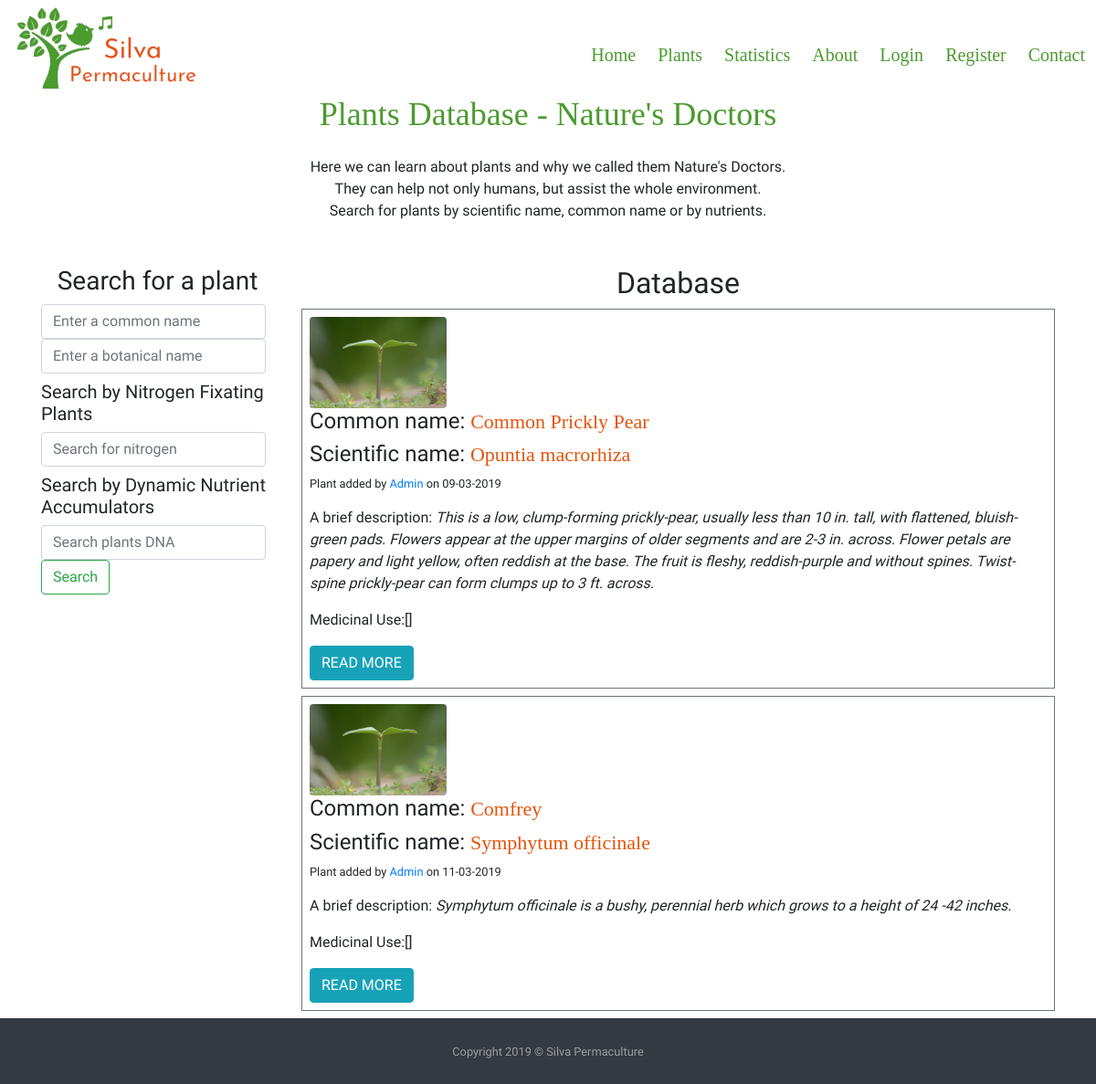
/plants, run on an earlier commit of the app's database.
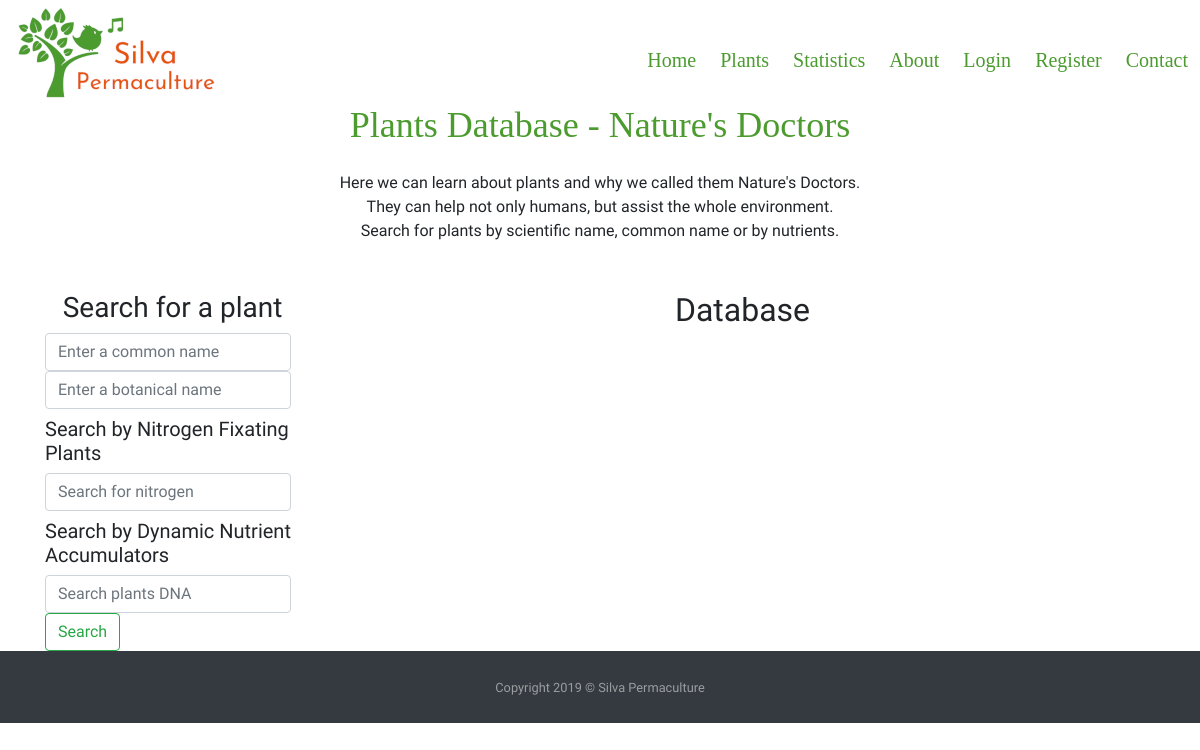
And on a later commit of the database.
### silvapermaculture/models.py (models this page shows, shortened)
class Plants(db.Model):
    id = db.Column(db.Integer, primary_key=True)
    common_name = db.Column(db.String(40), nullable=False)
    botanical_name = db.Column(db.String(80), unique=True, nullable=False)
    short_description = db.Column(db.Text, nullable=False)
    image_file = db.Column(db.String(20), default='default_plant_pic.jpg')
    date_added = db.Column(db.DateTime, nullable=False, default=datetime.utcnow)
    user_id = db.Column(db.Integer, db.ForeignKey('user.id'), nullable=False)
    medicinal=db.relationship('Medicinal_Use', backref='plant_name', lazy=True )
    dna = db.relationship('Dynamic_Nutrient_Accumulated', backref='plant_dna', lazy=True)  #Dynamic_Nutrient_Accumulated
    nfn = db.relationship('Nitrogen_Fixers_Nursing', backref='plant_nfn', lazy=True)  #Nitrogen_Fixers_Nursing

class User(db.Model, UserMixin):
    id = db.Column(db.Integer, primary_key=True)
    username = db.Column(db.String(20), unique=True, nullable=False)
    password = db.Column(db.String(60), nullable=False)
    image_file = db.Column(db.String(20), nullable=False, default = 'default.png')
    add_plants = db.relationship('Plants', backref = 'author', lazy=True)

### silvapermaculture/routes.py (the view)
@app.route("/plants")
def plants():
    plants = Plants.query.all()
    return render_template('plants.html', title= 'Plants Database', plants=plants)

### silvapermaculture/templates/plants.html
{% extends "layout.html" %}
    {% block content %}
        <div class="row">
            <div class="col-12">
                <h1 class="text-center" id="heading">Plants Database - Nature's Doctors</h1>
            </div>
        </div>
        <div class="row my-3">
            <div class="col-12 mb-2">
                <p class="text-center">Here we can learn about plants and why we called them Nature's Doctors.<br/>
                    They can help not only humans, but assist the whole environment. <br/>
                    Search for plants by scientific name, common name or by nutrients. </p>
            </div>
        </div>
        <div class="row">
            <div class="col-12 col-lg-3 ">
                <h3 class="my-2 text-center">Search for a plant</h3>
                <form class="form-inline my-2 my-lg-0">
                  <input class="form-control mr-sm-2" type="search" placeholder="Enter a common name" aria-label="Search">
                  <input class="form-control mr-sm-2" type="search" placeholder="Enter a botanical name" aria-label="Search">
                    <h5 class="h5 my-2">Search  by Nitrogen Fixating Plants</h5>
                  <input class="form-control mr-sm-2" type="search" placeholder="Search for nitrogen" aria-label="Search">
                     <h5 class="h5 my-2">Search  by Dynamic Nutrient Accumulators</h5>
                    <input class="form-control mr-sm-2" type="search" placeholder="Search plants DNA" aria-label="Search">
                  <button class="btn btn-outline-success my-2 my-sm-0" type="submit">Search</button>
                </form>
            </div>
            <div class="col-12 col-lg-9">
                <h2 class="my-2 text-center heading">Database</h2>
                {% for plant in plants %}
                   <div class="my-2 p-2 border border-secondary">
                    <img class="img-fluid rounded " src="{{ url_for('static', filename='img/plants/' + plant.image_file) }}"  alt="Default plant image"/>
                    <h4 class="text-left">Common name: <span class="titles">{{ plant.common_name }}</span></h4>
                    <h4 class="text-left">Scientific name: <span class="titles">{{ plant.botanical_name }} </span></h4>
                    <p class="text-left small">Plant added by <a href="#">{{ plant.author.username }}</a> on {{ plant.date_added.strftime('%d-%m-%Y') }} </p>
                    <p class="text-left">A brief description: <em>{{ plant.short_description }}</em> </p>
                    <p class="text-left">Medicinal Use:{{ plant.medicinal }} {{ plant.plant_id }}</p>
                    <a class="btn btn-info" href="{{ url_for('plant', plant_id=plant.id) }}">READ MORE</a>
                   </div>
                {% endfor %}
            </div>
        </div>
    {% endblock content %} #Jinja2 allows to put the name of the block here so to know which block is closing if we have multiple.

### silvapermaculture/templates/layout.html (shortened to what this page needs)
<!doctype html>
<html lang="en">
<head>
    <link rel="stylesheet" href="https://stackpath.bootstrapcdn.com/bootstrap/4.3.1/css/bootstrap.min.css">
    <link rel="stylesheet" href="https://use.fontawesome.com/releases/v5.3.1/css/all.css"
crossorigin="anonymous">
    <link rel="stylesheet" href="{{ url_for('static', filename='css/style.css') }}" type="text/css">
</head>
<body class="d-flex flex-column">
<header>
    <div class="container-fluid">
                <div class="row">
                    <div class="col-12 col-sm-12 p-0">
                        <nav class="navbar navbar-expand-lg p-0  ">
                            <a class="navbar-brand  ml-3" href="{{ url_for('index') }}"><img class="img-fluid" src="{{ url_for('static', filename='img/logo_silva.png') }}" alt="Bird singing and Silva Permaculture title"/></a>
                            <div class="collapse navbar-collapse justify-content-end" id="navbarNav">
                                <ul class="navbar-nav mt-3">
                                    <li class="nav-item mx-1">
                                        <a class="nav-link items" href="{{ url_for('index') }}">Home<span class="sr-only">(current)</span></a>
                                    </li>
                                    <li class="nav-item mx-1">
                                        <a class="nav-link items" href="{{ url_for('plants') }}">Plants</a>
                                    </li>
                                    <li class="nav-item mx-1">
                                        <a class="nav-link items" href="{{ url_for('statistics') }}">Statistics</a>
                                    </li>
                                    <li class="nav-item mx-1">
                                        <a class="nav-link items" href="{{ url_for('about') }}">About</a>
                                    </li>
                                    {% if current_user.is_authenticated %}
                                         <li class="nav-item mx-1">
                                            <a class="nav-link items"  href="{{ url_for('new_plant') }}">Add Plant</a>
                                        </li>
                                        <li class="nav-item mx-1">
                                            <a class="nav-link items"  href="{{ url_for('account') }}">Account</a>
                                        </li>
                                        <li class="nav-item mx-1">
                                            <a class="nav-link items"  href="{{ url_for('logout') }}">Logout</a>
                                        </li>
                                    {% else %}
                                        <li class="nav-item mx-1">
                                            <a class="nav-link items" href="{{ url_for('login') }}">Login</a>
                                        </li>
                                        <li class="nav-item mx-1">
                                            <a class="nav-link items" href="{{ url_for('register') }}">Register</a>
                                        </li>
                                    {% endif %}
                                    <li class="nav-item mx-1">
                                        <a class="nav-link items"  href="{{ url_for('contact') }}">Contact</a>
                                    </li>
                                </ul>
                            </div>
                        </nav>
                    </div>
                </div>
            </div>
</header>
<main>
    <div class="container">
                {% block content %}
                {% endblock content %}
    </div>
</main>
<footer  class="py-4 bg-dark text-white-50">
    <div class="container text-center">
      <small>Copyright 2019 &copy; Silva Permaculture</small>
    </div>
</footer>
</body>
</html>

### silvapermaculture/static/css/style.css (style rules this page uses)
body { font-family: "Mali",cursive; }
.items { color:#4B9B2F; font-family: 'Josefin Sans'; font-size:20px; transition: all .5s; }
#heading { color: #4B9B2F; font-size: 36px; font-family: 'Josefin Sans'; }

What changed in the data, as far as the page shows it:
removed Plants: image_file (placeholder picture), common_name "Common Prickly Pear", botanical_name "Opuntia macrorhiza", author.username "Admin", date_added "09-03-2019", short_description "This is a low, clump-forming prickly-pear, usually less than 10 in. tall, with flattened, bluish-green pads. Flowers appear at the upper margins of older segments and are 2-3 in. across. Flower petals are papery and light yellow, often reddish at the base. The fruit is fleshy, reddish-purple and without spines. Twist-spine prickly-pear can form clumps up to 3 ft. across.", medicinal "[]"
removed Plants: image_file (placeholder picture), common_name "Comfrey", botanical_name "Symphytum officinale", author.username "Admin", date_added "11-03-2019", short_description "Symphytum officinale is a bushy, perennial herb which grows to a height of 24 -42 inches.", medicinal "[]"
